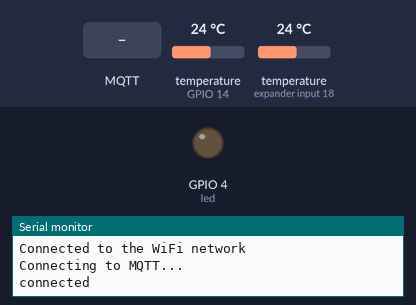
Recording of a sketch running on a simulated ESP8266 (Wemos D1 mini). On the bench: output pins drawn as LEDs (lit = HIGH), the last lines printed to the serial monitor. The inputs (shaded band) are chosen by the test bench; at power-on: temperature (sensors on GPIO 14, expander input 18) 24 °C. WiFi joins after 1.5 s; servers stay silent unless stated; no MQTT or app messages arrive unless stated.

Above: at 2.7 s.
2.8 s: MQTT message "0" arrives on the first subscribed topic
At 8.2 s:
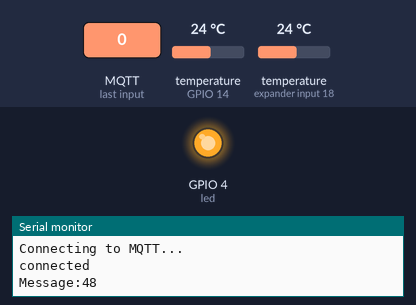
Timing chart, 0 to 22.8 s (numbered marks = the images above; inputs shaded):
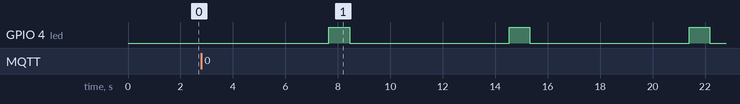

The sketch:

wemosd1_2tempnode.ino
```cpp
#include <ESP8266WiFi.h>
#include <PubSubClient.h>
#include <OneWire.h>
#include <DallasTemperature.h>
// Data wire is plugged into pin 2 on the Arduino
#define ONE_WIRE_BUS 14
OneWire oneWire(ONE_WIRE_BUS);
DallasTemperature sensors(&oneWire);
const char* ssid = "***";
const char* password =  "***";
const char* mqttServer = "192.168.1.***";
const int mqttPort = 1883;
const char* mqttUser = "";
const char* mqttPassword = "";
int holding_var = 0;
int temp_pin = 0;
int j = 0;
int led = 4;

WiFiClient espClient;
PubSubClient client(espClient);

void setup(void)
{
 Serial.begin(9600);
 pinMode(led, OUTPUT);
 sensors.begin();
 WiFi.mode(WIFI_STA);
WiFi.begin(ssid, password);

  while (WiFi.status() != WL_CONNECTED) {
    delay(500);
    Serial.println("Connecting to WiFi..");
  }
  Serial.println("Connected to the WiFi network");

  client.setServer(mqttServer, mqttPort);
  client.setCallback(callback);

  while (!client.connected()) {
    Serial.println("Connecting to MQTT...");

 //   if (client.connect("ESP8266Client", mqttUser, mqttPassword )) {
 if (client.connect("ESP8266Client")) {

      Serial.println("connected");

    } else {

      Serial.print("failed with state ");
      Serial.print(client.state());
      delay(2000);

    }
  }

  client.publish("esp/test", "Hello from ESP2");
  client.subscribe("esp/restart");

}
void callback(char* topic, byte* payload, unsigned int length) {

  Serial.print("Message:");
  for (int i = 0; i < length; i++) {
  //  Serial.print((char)payload[i]);
    holding_var = (payload[i]);
     Serial.println(holding_var);
      if(holding_var == 49) {
      ESP.restart();
    }
  }
}
void loop(void)
{
  //wifi check
if (WiFi.status() != WL_CONNECTED){
  WiFi.mode(WIFI_STA);
  WiFi.begin(ssid, password);
  delay(5000);
  client.publish("esp/test","Wifi reconnect on esp2");
}
if (!client.connected()) {
   client.setServer(mqttServer, mqttPort);
   delay(5000);
   Serial.println("Connecting to MQTT...");
   client.publish("esp/test","MQTT reconnect on esp2");
}
   if (j > 200) {
      digitalWrite(led, HIGH);
 sensors.requestTemperatures(); // Send the command to get temperature readings
 Serial.print(sensors.getTempCByIndex(0)); // Why "byIndex"?
   // You can have more than one DS18B20 on the same bus.
   // 0 refers to the first IC on the wire
    client.publish("esp/temp2.1", String(sensors.getTempCByIndex(0)).c_str());
    client.publish("esp/temp2.2", String(sensors.getTempCByIndex(1)).c_str());
 j=0;
  digitalWrite(led, LOW);
 }
client.loop();
j = j+1;
delay(30);

}
```

Measured:
- by itself, GPIO 4 (led): alternates HIGH for 0.79 s and LOW for 6.1 s
